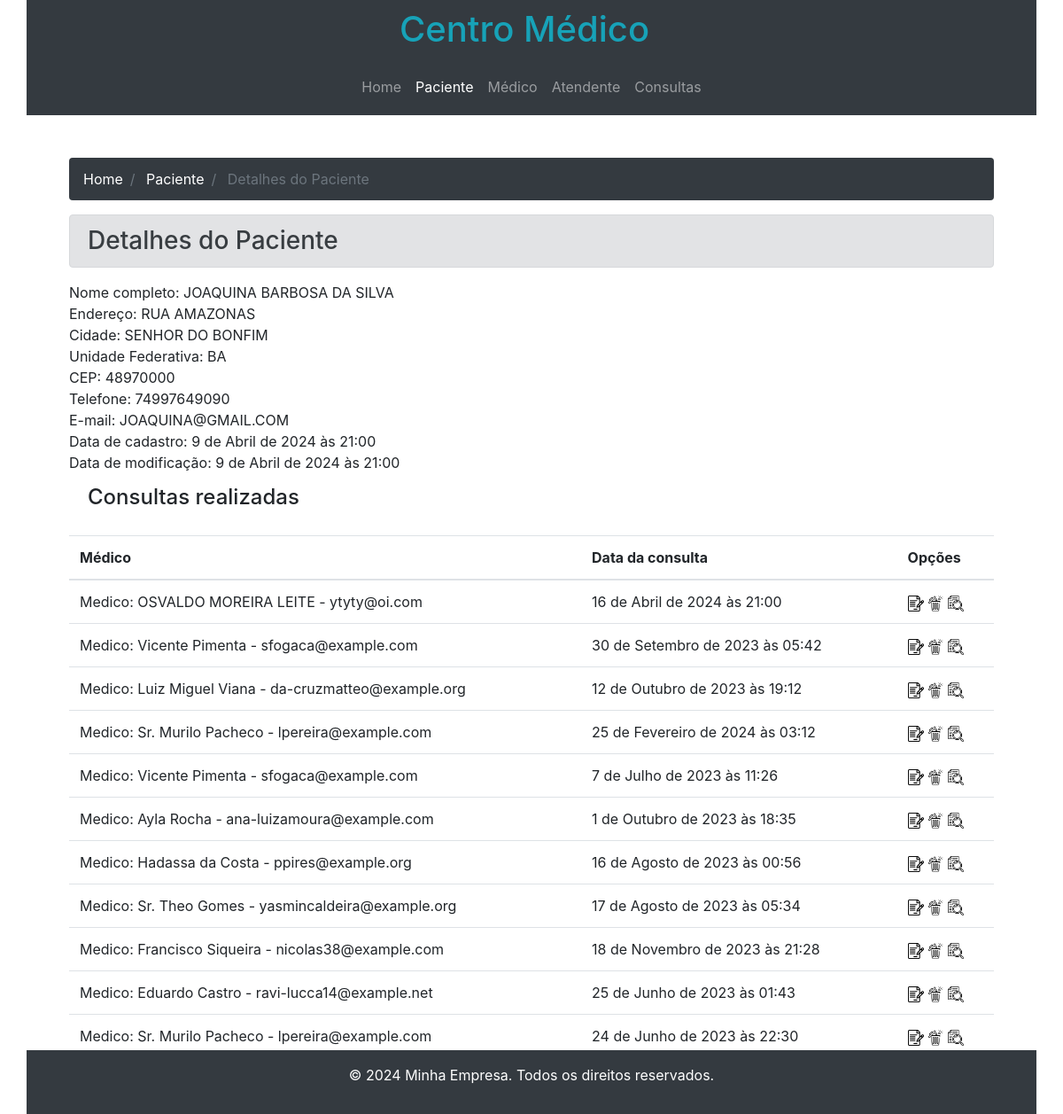
Screenshot of /paciente/detalhamento/1 with the database file from the repository.
### app/models.py (models this page shows, shortened)
class Paciente(models.Model):
    nome_completo = models.CharField(max_length=100)
    endereco = models.CharField(max_length=250)
    cidade = models.CharField(max_length=100)
    uf = models.CharField(max_length=2)
    cep = models.CharField(max_length=9)
    telefone = models.CharField(max_length=11)
    email = models.EmailField(max_length=100)
    data_cadastro = models.DateTimeField(auto_now_add=True)
    data_modificacao = models.DateTimeField(auto_now=True)

class Consultas(models.Model):
    paciente = models.ForeignKey(Paciente,on_delete=models.PROTECT)
    atendente = models.ForeignKey(Atendente,on_delete=models.PROTECT)
    medico = models.ForeignKey(Medico,on_delete=models.PROTECT)
    data_agendamento = models.DateTimeField(auto_now_add=True)
    data_consulta = models.DateTimeField()
    relato_paciente = models.TextField(blank=True)
    sintomas = models.ManyToManyField(Sintomas, blank=True)
    laudo = models.TextField(blank=True)
    medicacao = models.CharField(max_length=100, blank=True)
    data_modificacao = models.DateTimeField(auto_now=True)

class Medico(models.Model):
    nome_completo = models.CharField(max_length=100)
    endereco = models.CharField(max_length=250)
    cidade = models.CharField(max_length=100)
    uf = models.CharField(max_length=2, help_text='Informe a unidade Federativa', verbose_name='Unidade Federativa')
    cep = models.CharField(max_length=9)
    telefone = models.CharField(max_length=11)
    email = models.EmailField(max_length=100)
    especialidade = models.CharField(max_length=200)
    usuario = models.CharField(max_length=50)
    senha = models.CharField(max_length=50)
    data_cadastro = models.DateTimeField(auto_now_add=True)
    data_modificacao = models.DateTimeField(auto_now=True)
    def __str__(self):
        return f"Medico: {self.nome_completo} - {self.email}"

### app/views.py (the view)
# urls.py: path('paciente/detalhamento/<int:id>',detalhamento_paciente,name='detalhamento_paciente'),
def detalhamento_paciente(request,id):
    dados = {'paciente':Paciente.objects.get(id=id),'pagina':'paciente','consultas':Consultas.objects.filter(paciente_id=id)}
    return render(request,'detalhamento_paciente.html',dados)

### app/templates/detalhamento_paciente.html (shortened to what this page needs)
{% extends 'base.html' %}
{% load static %}
{% block conteudo %}
<nav aria-label="breadcrumb">
    <ol class="breadcrumb bg-dark">
        <li class="breadcrumb-item">
            <a href="{% url 'home' %}" class="text-white">Home</a>
        </li>
        <li class="breadcrumb-item">
            <a href="{% url 'paciente' %}" class="text-white">Paciente</a>
        </li>
        <li class="breadcrumb-item active" aria-current="page">
            Detalhes do Paciente
        </li>
    </ol>
</nav>
<h3 class='alert alert-secondary'>Detalhes do Paciente</h3>
Nome completo: {{paciente.nome_completo}}
<br />
Endereço: {{paciente.endereco}}
<br />
Cidade: {{paciente.cidade}}
<br />
Unidade Federativa: {{paciente.uf}}
<br />
CEP: {{paciente.cep}}
<br />
Telefone: {{paciente.telefone}}
<br />
E-mail: {{paciente.email}}
<br />
Data de cadastro: {{paciente.data_cadastro}}
<br />
Data de modificação: {{paciente.data_modificacao}}
<h4 class='alert'>Consultas realizadas</h4>
<table class="table">
    <thead>
        <tr>
            <th>Médico</th>
            <th>Data da consulta</th>
            <th>Opções</th>
        </tr>
    </thead>
    <tbody>
{% for objeto in consultas %}
<tr>
    <td>{{ objeto.medico }}</td>
    <td>{{ objeto.data_consulta }}</td>
    <td>
        <a href="#"><img src="{% static 'img/editar.png' %}" width="18px"></a>
        <a href="#"><img src="{% static 'img/deletar.png' %}" width="18px"></a>
        <a href="#"><img src="{% static 'img/detalhar.png' %}" width="18px"></a>
     </td>
 </tr>
{% endfor %}
</tbody>
</table>
{% endblock %}

### rows the page displays
Paciente: nome_completo "JOAQUINA BARBOSA DA SILVA", endereco "RUA AMAZONAS", cidade "SENHOR DO BONFIM", uf "BA", cep "48970000", telefone "74997649090", email "JOAQUINA@GMAIL.COM", data_cadastro "9 de Abril de 2024 às 21:00", data_modificacao "9 de Abril de 2024 às 21:00"
Consultas: medico "Medico: OSVALDO MOREIRA LEITE - ytyty@oi.com", data_consulta "16 de Abril de 2024 às 21:00"
Consultas: medico "Medico: Vicente Pimenta - sfogaca@example.com", data_consulta "30 de Setembro de 2023 às 05:42"
Consultas: medico "Medico: Luiz Miguel Viana - da-cruzmatteo@example.org", data_consulta "12 de Outubro de 2023 às 19:12"
Consultas: medico "Medico: Sr. Murilo Pacheco - lpereira@example.com", data_consulta "25 de Fevereiro de 2024 às 03:12"
Consultas: medico "Medico: Vicente Pimenta - sfogaca@example.com", data_consulta "7 de Julho de 2023 às 11:26"
Consultas: medico "Medico: Ayla Rocha - ana-luizamoura@example.com", data_consulta "1 de Outubro de 2023 às 18:35"
Consultas: medico "Medico: Hadassa da Costa - ppires@example.org", data_consulta "16 de Agosto de 2023 às 00:56"
Consultas: medico "Medico: Sr. Theo Gomes - yasmincaldeira@example.org", data_consulta "17 de Agosto de 2023 às 05:34"
Consultas: medico "Medico: Francisco Siqueira - nicolas38@example.com", data_consulta "18 de Novembro de 2023 às 21:28"
Consultas: medico "Medico: Eduardo Castro - ravi-lucca14@example.net", data_consulta "25 de Junho de 2023 às 01:43"
Consultas: medico "Medico: Sr. Murilo Pacheco - lpereira@example.com", data_consulta "24 de Junho de 2023 às 22:30"
